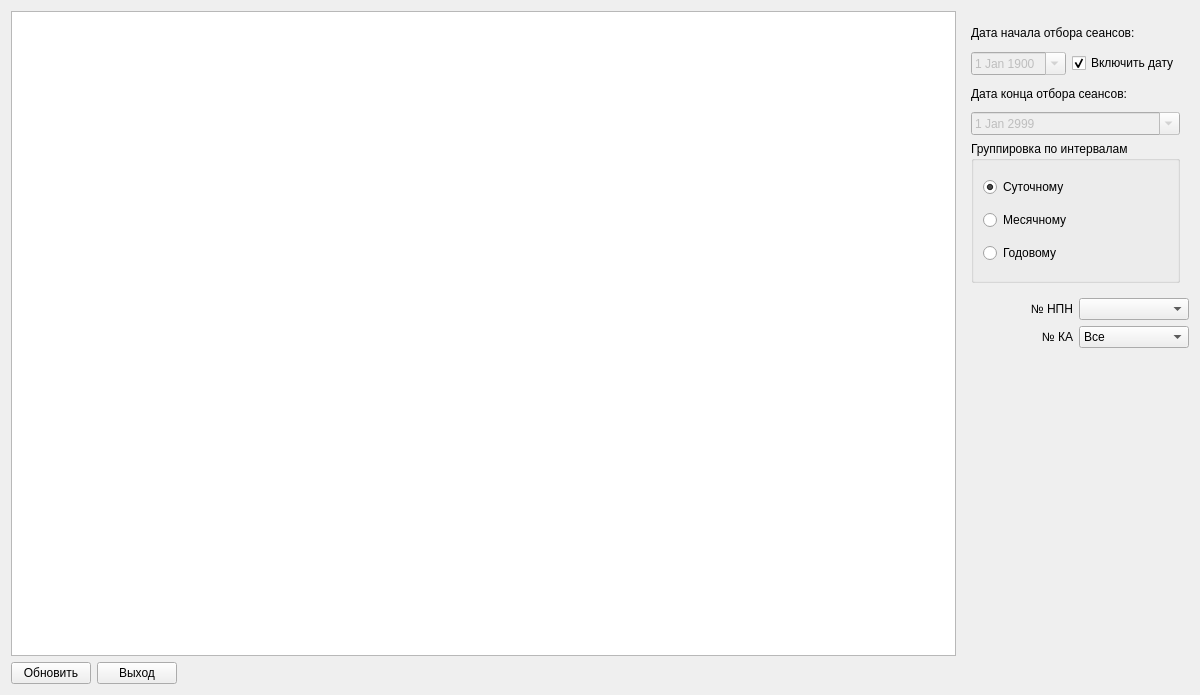
<?xml version="1.0" encoding="UTF-8"?>
<ui version="4.0">
 <class>FKolSeansDs</class>
 <widget class="QWidget" name="FKolSeansDs">
  <property name="windowModality">
   <enum>Qt::ApplicationModal</enum>
  </property>
  <property name="geometry">
   <rect>
    <x>0</x>
    <y>0</y>
    <width>1200</width>
    <height>695</height>
   </rect>
  </property>
  <property name="windowTitle">
   <string>Количество сеансов</string>
  </property>
  <property name="windowIcon">
   <iconset resource="res.qrc">
    <normaloff>:/res/1/table.png</normaloff>:/res/1/table.png</iconset>
  </property>
  <layout class="QGridLayout" name="gridLayout_2">
   <item row="1" column="0">
    <layout class="QHBoxLayout" name="horizontalLayout">
     <item>
      <widget class="QPushButton" name="btnRefresh">
       <property name="text">
        <string>Обновить</string>
       </property>
       <property name="icon">
        <iconset resource="res.qrc">
         <normaloff>:/res/Sync.png</normaloff>:/res/Sync.png</iconset>
       </property>
       <property name="iconSize">
        <size>
         <width>32</width>
         <height>32</height>
        </size>
       </property>
      </widget>
     </item>
     <item>
      <widget class="QPushButton" name="btnExit">
       <property name="text">
        <string>Выход</string>
       </property>
       <property name="icon">
        <iconset resource="res.qrc">
         <normaloff>:/res/Exit.png</normaloff>:/res/Exit.png</iconset>
       </property>
       <property name="iconSize">
        <size>
         <width>32</width>
         <height>32</height>
        </size>
       </property>
      </widget>
     </item>
     <item>
      <spacer name="horizontalSpacer">
       <property name="orientation">
        <enum>Qt::Horizontal</enum>
       </property>
       <property name="sizeHint" stdset="0">
        <size>
         <width>40</width>
         <height>20</height>
        </size>
       </property>
      </spacer>
     </item>
    </layout>
   </item>
   <item row="0" column="0">
    <widget class="QTableView" name="tableView"/>
   </item>
   <item row="0" column="1">
    <layout class="QVBoxLayout" name="verticalLayout_2">
     <item>
      <widget class="QFrame" name="frame">
       <property name="minimumSize">
        <size>
         <width>215</width>
         <height>281</height>
        </size>
       </property>
       <property name="maximumSize">
        <size>
         <width>250</width>
         <height>300</height>
        </size>
       </property>
       <property name="frameShape">
        <enum>QFrame::NoFrame</enum>
       </property>
       <property name="frameShadow">
        <enum>QFrame::Raised</enum>
       </property>
       <layout class="QGridLayout" name="gridLayout">
        <item row="0" column="0">
         <widget class="QLabel" name="label">
          <property name="text">
           <string>Дата начала отбора сеансов:</string>
          </property>
         </widget>
        </item>
        <item row="1" column="0">
         <layout class="QHBoxLayout" name="horizontalLayout_2">
          <item>
           <widget class="QDateEdit" name="de_ns">
            <property name="enabled">
             <bool>false</bool>
            </property>
            <property name="calendarPopup">
             <bool>true</bool>
            </property>
            <property name="date">
             <date>
              <year>1900</year>
              <month>1</month>
              <day>1</day>
             </date>
            </property>
           </widget>
          </item>
          <item>
           <widget class="QCheckBox" name="cb_ns">
            <property name="text">
             <string>Включить дату</string>
            </property>
            <property name="checked">
             <bool>true</bool>
            </property>
           </widget>
          </item>
         </layout>
        </item>
        <item row="2" column="0">
         <widget class="QLabel" name="label_2">
          <property name="text">
           <string>Дата конца отбора сеансов:</string>
          </property>
         </widget>
        </item>
        <item row="3" column="0">
         <widget class="QDateEdit" name="de_ks">
          <property name="enabled">
           <bool>false</bool>
          </property>
          <property name="calendarPopup">
           <bool>true</bool>
          </property>
          <property name="date">
           <date>
            <year>2999</year>
            <month>1</month>
            <day>1</day>
           </date>
          </property>
         </widget>
        </item>
        <item row="4" column="0">
         <widget class="QGroupBox" name="grBox">
          <property name="minimumSize">
           <size>
            <width>142</width>
            <height>142</height>
           </size>
          </property>
          <property name="title">
           <string>Группировка по интервалам</string>
          </property>
          <layout class="QVBoxLayout" name="verticalLayout">
           <item>
            <widget class="QRadioButton" name="rbSut">
             <property name="text">
              <string>Суточному</string>
             </property>
             <property name="checked">
              <bool>true</bool>
             </property>
            </widget>
           </item>
           <item>
            <widget class="QRadioButton" name="rbMes">
             <property name="text">
              <string>Месячному</string>
             </property>
            </widget>
           </item>
           <item>
            <widget class="QRadioButton" name="rbGod">
             <property name="text">
              <string>Годовому</string>
             </property>
            </widget>
           </item>
          </layout>
         </widget>
        </item>
       </layout>
      </widget>
     </item>
     <item>
      <layout class="QHBoxLayout" name="horizontalLayout_3">
       <item>
        <widget class="QLabel" name="label_3">
         <property name="text">
          <string> № НПН</string>
         </property>
         <property name="alignment">
          <set>Qt::AlignRight|Qt::AlignTrailing|Qt::AlignVCenter</set>
         </property>
        </widget>
       </item>
       <item>
        <widget class="QComboBox" name="cbNpn"/>
       </item>
      </layout>
     </item>
     <item>
      <layout class="QHBoxLayout" name="horizontalLayout_4">
       <item>
        <widget class="QLabel" name="label_4">
         <property name="text">
          <string>№ КА</string>
         </property>
         <property name="alignment">
          <set>Qt::AlignRight|Qt::AlignTrailing|Qt::AlignVCenter</set>
         </property>
        </widget>
       </item>
       <item>
        <widget class="QComboBox" name="cbNka">
         <item>
          <property name="text">
           <string>Все</string>
          </property>
         </item>
         <item>
          <property name="text">
           <string>126</string>
          </property>
         </item>
         <item>
          <property name="text">
           <string>127</string>
          </property>
         </item>
        </widget>
       </item>
      </layout>
     </item>
     <item>
      <spacer name="verticalSpacer">
       <property name="orientation">
        <enum>Qt::Vertical</enum>
       </property>
       <property name="sizeHint" stdset="0">
        <size>
         <width>20</width>
         <height>40</height>
        </size>
       </property>
      </spacer>
     </item>
    </layout>
   </item>
  </layout>
 </widget>
 <resources>
  <include location="res.qrc"/>
 </resources>
 <connections/>
</ui>
